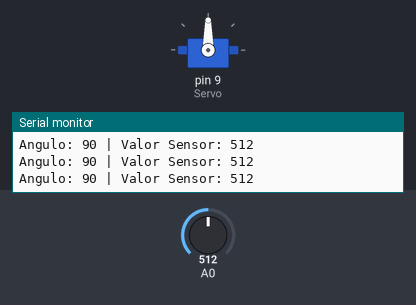
Bench run of a sketch on a simulated Arduino Uno, built with avr-gcc and run on an emulated ATmega328P. Parts: servo, the last lines printed to the serial monitor. The test bench sets the inputs (shaded band); at power-on: A0 = 512.

Above: at 1.2 s.
1.3 s: A0 set to 554
At 2.1 s:
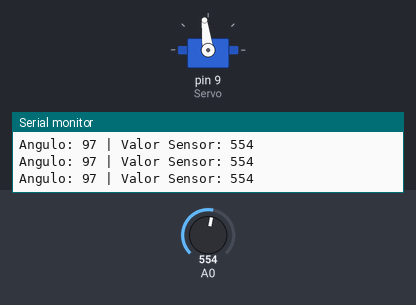
4.3 s: A0 set to 583
At 5.2 s:
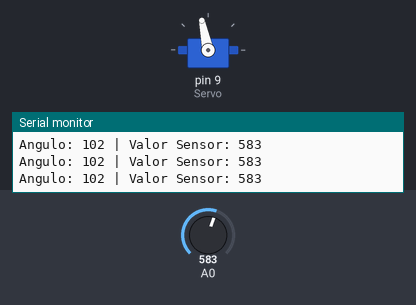
5.8 s: A0 set to 716
At 6.8 s:
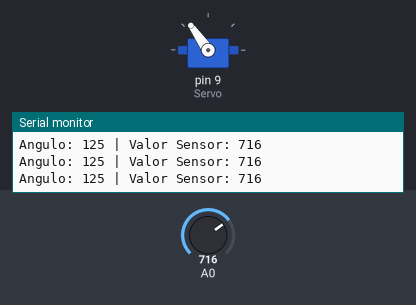
7.3 s: A0 set to 900
At 8.3 s:
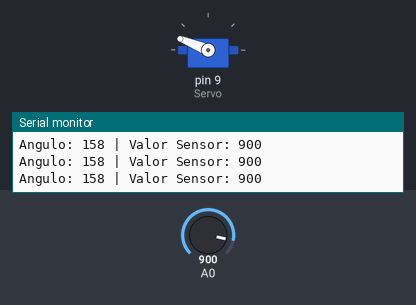
8.9 s: A0 set to 1023
At 10.0 s:
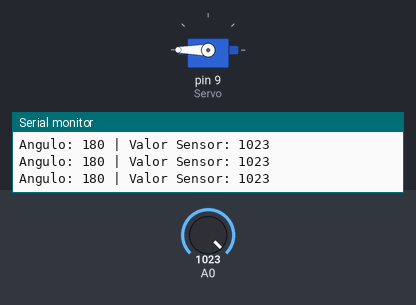
10.5 s: A0 set to 306
At 11.7 s:
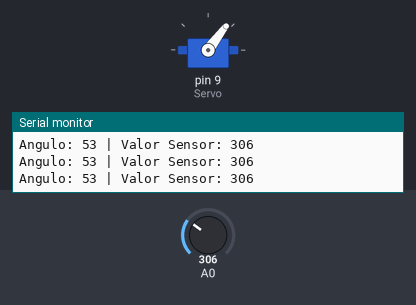
Timing chart, 0 to 13.1 s (numbered marks = the images above; inputs shaded):
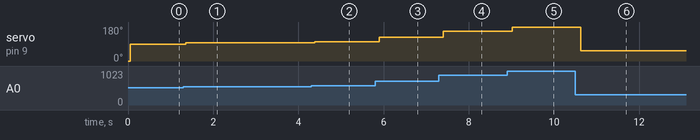

Measured:
- after the input at 1.3 s, servo on pin 9 (Servo): 90° → 97° after 0.06 s
- after the input at 4.3 s, servo on pin 9 (Servo): 97° → 102° after 0.08 s
- after the input at 5.8 s, servo on pin 9 (Servo): 102° → 125° after 0.09 s
- after the input at 7.3 s, servo on pin 9 (Servo): 125° → 158° after 0.10 s
- after the input at 8.9 s, servo on pin 9 (Servo): 158° → 180° after 0.12 s
- after the input at 10.5 s, servo on pin 9 (Servo): 180° → 53° after 0.13 s

The sketch:

ServomotoresPotGiro.ino
```cpp
#include <Servo.h>

Servo Servo1;

int Angulo = 0;
int Servo = 9;

void setup()
{
    Serial.begin(9600);
    Servo1.attach(Servo);
    Servo1.write(Angulo);
}

void loop()
{
    int valSensor0 = analogRead(A0);

    delay(50);

    int Angulo = map(valSensor0, 0, 1023, 0, 180);

    Servo1.write(Angulo);

    Serial.print("Angulo: ");
    Serial.print(Angulo);
    Serial.print(" | ");
    Serial.print("Valor Sensor: ");
    Serial.println(valSensor0);

    delay(50);
}
```
